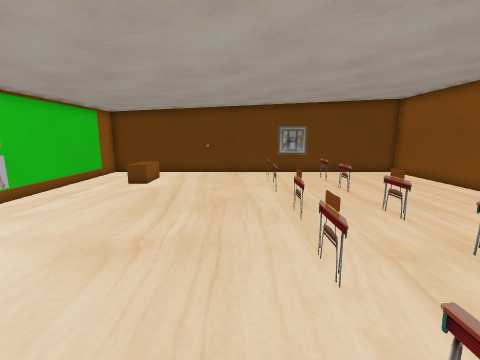
View 1 (above)

12 first-person views from a walk through a Godot game level. The camera is 1.2 m above the floor, tilts 10° down and sees 90° across. The floor is counted in squares, 0.5 m on a side. Each view is taken from the middle of a square. On the plan, view 1 faces up. The plan holds only what a view shows up to about 17 squares ahead; the rest is blank.

View 2
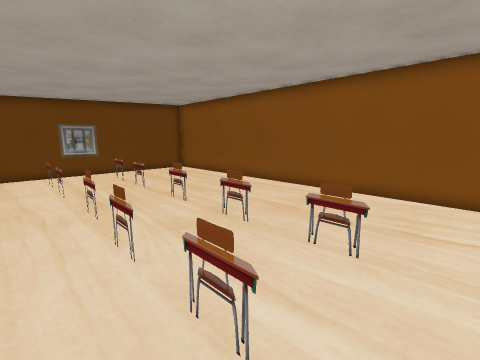

View 3
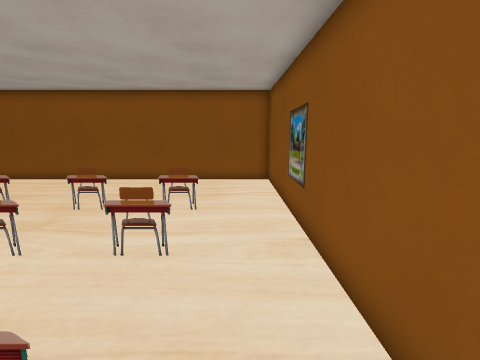

View 4
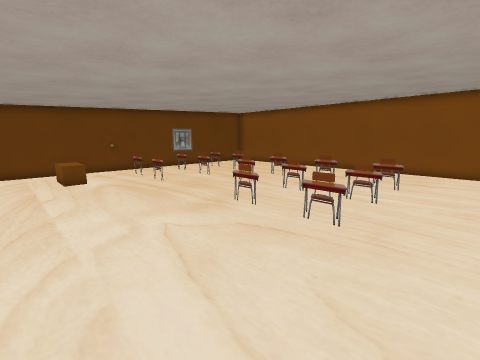

View 5
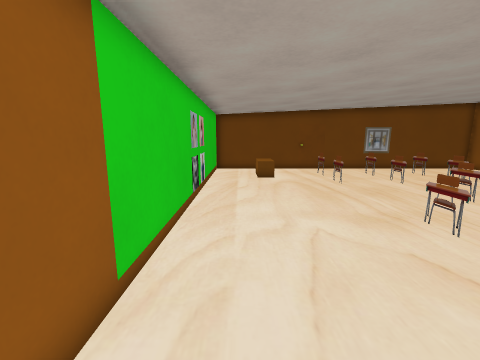

View 6
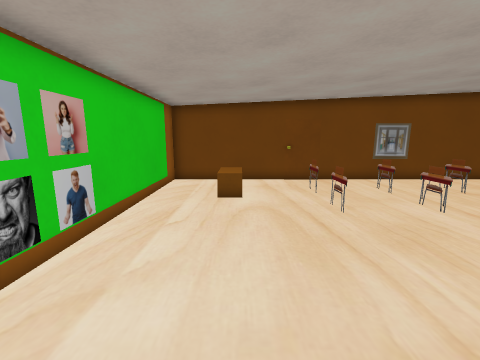

View 7
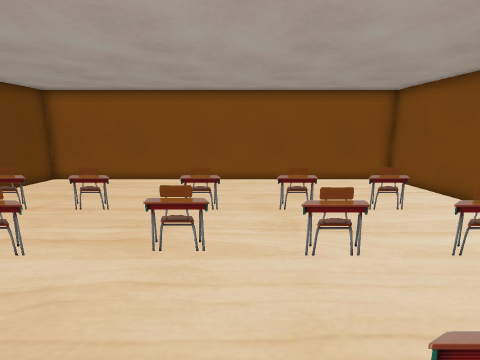

View 8
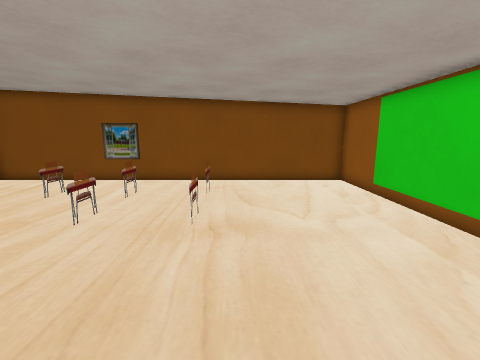

View 9
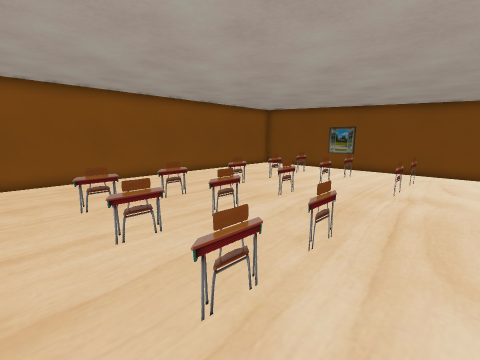

View 10
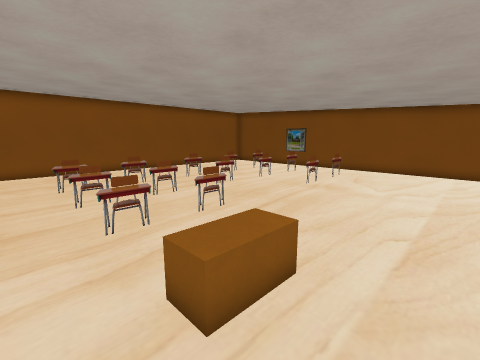

View 11
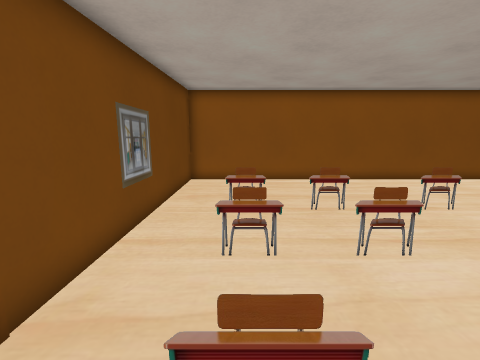

View 12
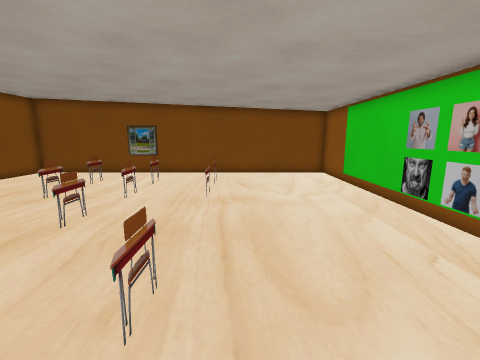

### Floor plan
Points are (right, up) in squares from view 1. A wall is a line through its corners. A room is listed if a view was taken in it or the views show most of it. See-through windows are left out.
Room 1 (views 1, 2, 3, 4, 5, 6, 7, 8, 9, 10, 11, 12)
walls: (-8.8, 1.5) (-8.8, -2.7) (10.9, -2.7) (10.9, 16.8) (-8.8, 16.8) (-8.8, 14.9); (-8.6, 15) (-8.6, 0.9)
low walls: (-8.8, 5.5) (-8.8, 2.6); (-8.8, 10.4) (-8.8, 5.6); (-8.8, 11.4) (-8.8, 10.5); (-8.8, 2.5) (-8.8, 1.6); (-8.8, 12.4) (-8.8, 11.5)
objects: chair (-2, 1); chair (-2, 4); chair (-2, 11); chair (-2, 14); chair (2, 1); chair (2, 4); chair (2, 7); chair (2, 11); chair (2, 14); chair (5, 1); chair (5, 4); chair (5, 7); chair (5, 11); chair (5, 14)

Positions as (right, up) in squares from view 1, and headings:
1: (0, 0), facing up
2: (0, -1), facing up-right
3: (-3, -1), facing right
4: (-8, -2), facing up-right
5: (-7, -2), facing up
6: (-5, 3), facing up
7: (-3, 6), facing right
8: (-3, 11), facing down
9: (-4, 16), facing down-right
10: (-8, 16), facing down-right
11: (-3, 14), facing right
12: (-3, 14), facing down
